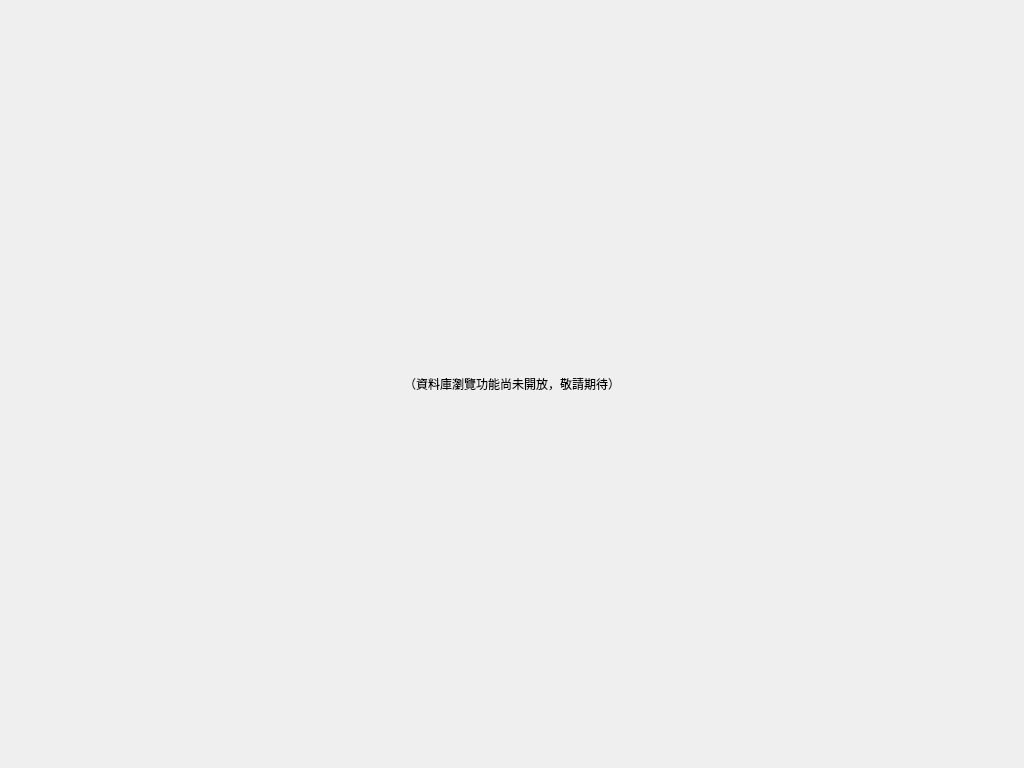
<?xml version="1.0" encoding="UTF-8"?>
<ui version="4.0">
 <class>MainWindow</class>
 <widget class="QMainWindow" name="MainWindow">
  <property name="geometry">
   <rect><x>0</x><y>0</y><width>1024</width><height>768</height></rect>
  </property>
  <property name="windowTitle"><string>公文管理系統 - 資料庫瀏覽</string></property>
  <widget class="QWidget" name="centralwidget">
   <layout class="QVBoxLayout" name="mainVerticalLayout">
    <property name="spacing"><number>8</number></property>
    <property name="leftMargin"><number>24</number></property>
    <property name="topMargin"><number>24</number></property>
    <property name="rightMargin"><number>24</number></property>
    <property name="bottomMargin"><number>24</number></property>
    <item>
     <widget class="QLabel" name="lbl_placeholder">
      <property name="text"><string>（資料庫瀏覽功能尚未開放，敬請期待）</string></property>
      <property name="alignment"><set>Qt::AlignCenter</set></property>
     </widget>
    </item>
   </layout>
  </widget>
 </widget>
</ui>
